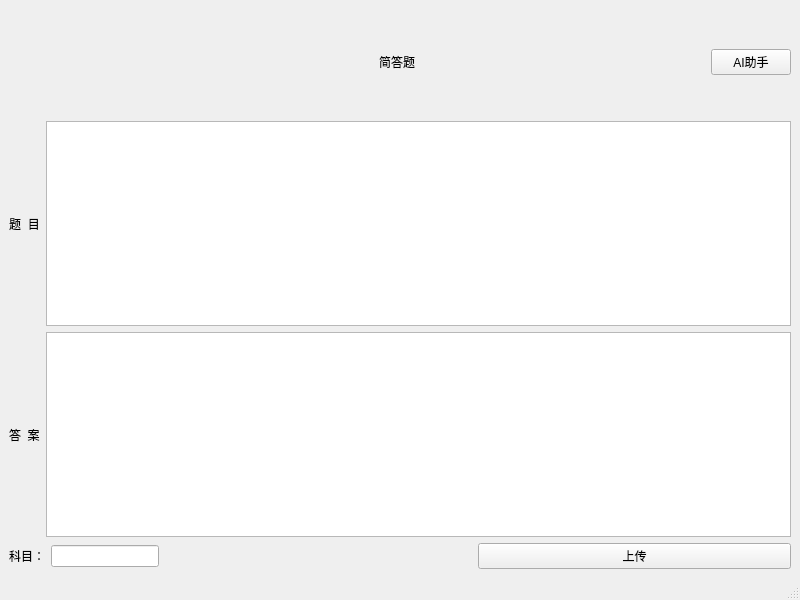
<?xml version="1.0" encoding="UTF-8"?>
<ui version="4.0">
 <class>ShortAnswerWindow</class>
 <widget class="QMainWindow" name="ShortAnswerWindow">
  <property name="geometry">
   <rect>
    <x>0</x>
    <y>0</y>
    <width>800</width>
    <height>600</height>
   </rect>
  </property>
  <property name="windowTitle">
   <string>MainWindow</string>
  </property>
  <widget class="QWidget" name="centralwidget">
   <layout class="QGridLayout" name="gridLayout">
    <item row="0" column="0">
     <layout class="QVBoxLayout" name="verticalLayout" stretch="0,0,0,2,2,1">
      <item>
       <spacer name="verticalSpacer_2">
        <property name="orientation">
         <enum>Qt::Orientation::Vertical</enum>
        </property>
        <property name="sizeHint" stdset="0">
         <size>
          <width>20</width>
          <height>40</height>
         </size>
        </property>
       </spacer>
      </item>
      <item>
       <layout class="QHBoxLayout" name="horizontalLayout_3">
        <item>
         <spacer name="horizontalSpacer_2">
          <property name="orientation">
           <enum>Qt::Orientation::Horizontal</enum>
          </property>
          <property name="sizeHint" stdset="0">
           <size>
            <width>40</width>
            <height>20</height>
           </size>
          </property>
         </spacer>
        </item>
        <item>
         <widget class="QLabel" name="label_7">
          <property name="text">
           <string>简答题</string>
          </property>
          <property name="alignment">
           <set>Qt::AlignmentFlag::AlignCenter</set>
          </property>
         </widget>
        </item>
        <item>
         <layout class="QHBoxLayout" name="horizontalLayout_2">
          <item>
           <spacer name="horizontalSpacer_3">
            <property name="orientation">
             <enum>Qt::Orientation::Horizontal</enum>
            </property>
            <property name="sizeHint" stdset="0">
             <size>
              <width>40</width>
              <height>20</height>
             </size>
            </property>
           </spacer>
          </item>
          <item>
           <widget class="QPushButton" name="pushButton">
            <property name="text">
             <string>AI助手</string>
            </property>
           </widget>
          </item>
         </layout>
        </item>
       </layout>
      </item>
      <item>
       <spacer name="verticalSpacer">
        <property name="orientation">
         <enum>Qt::Orientation::Vertical</enum>
        </property>
        <property name="sizeHint" stdset="0">
         <size>
          <width>20</width>
          <height>40</height>
         </size>
        </property>
       </spacer>
      </item>
      <item>
       <layout class="QHBoxLayout" name="horizontalLayout_7">
        <item>
         <widget class="QLabel" name="label">
          <property name="text">
           <string>题  目</string>
          </property>
          <property name="alignment">
           <set>Qt::AlignmentFlag::AlignCenter</set>
          </property>
         </widget>
        </item>
        <item>
         <widget class="QTextEdit" name="question_textEdit"/>
        </item>
       </layout>
      </item>
      <item>
       <layout class="QHBoxLayout" name="horizontalLayout">
        <item>
         <widget class="QLabel" name="label_2">
          <property name="text">
           <string>答  案</string>
          </property>
         </widget>
        </item>
        <item>
         <widget class="QTextEdit" name="answer_textEdit"/>
        </item>
       </layout>
      </item>
      <item>
       <layout class="QHBoxLayout" name="horizontalLayout_6" stretch="0,0,1,1">
        <item>
         <widget class="QLabel" name="label_3">
          <property name="text">
           <string>科目：</string>
          </property>
         </widget>
        </item>
        <item>
         <widget class="QLineEdit" name="subject_lineEdit"/>
        </item>
        <item>
         <spacer name="horizontalSpacer">
          <property name="orientation">
           <enum>Qt::Orientation::Horizontal</enum>
          </property>
          <property name="sizeHint" stdset="0">
           <size>
            <width>40</width>
            <height>20</height>
           </size>
          </property>
         </spacer>
        </item>
        <item>
         <widget class="QPushButton" name="upload_pushButton">
          <property name="text">
           <string>上传</string>
          </property>
         </widget>
        </item>
       </layout>
      </item>
     </layout>
    </item>
   </layout>
  </widget>
  <widget class="QMenuBar" name="menubar">
   <property name="geometry">
    <rect>
     <x>0</x>
     <y>0</y>
     <width>800</width>
     <height>28</height>
    </rect>
   </property>
  </widget>
  <widget class="QStatusBar" name="statusbar"/>
 </widget>
 <resources/>
 <connections/>
</ui>
